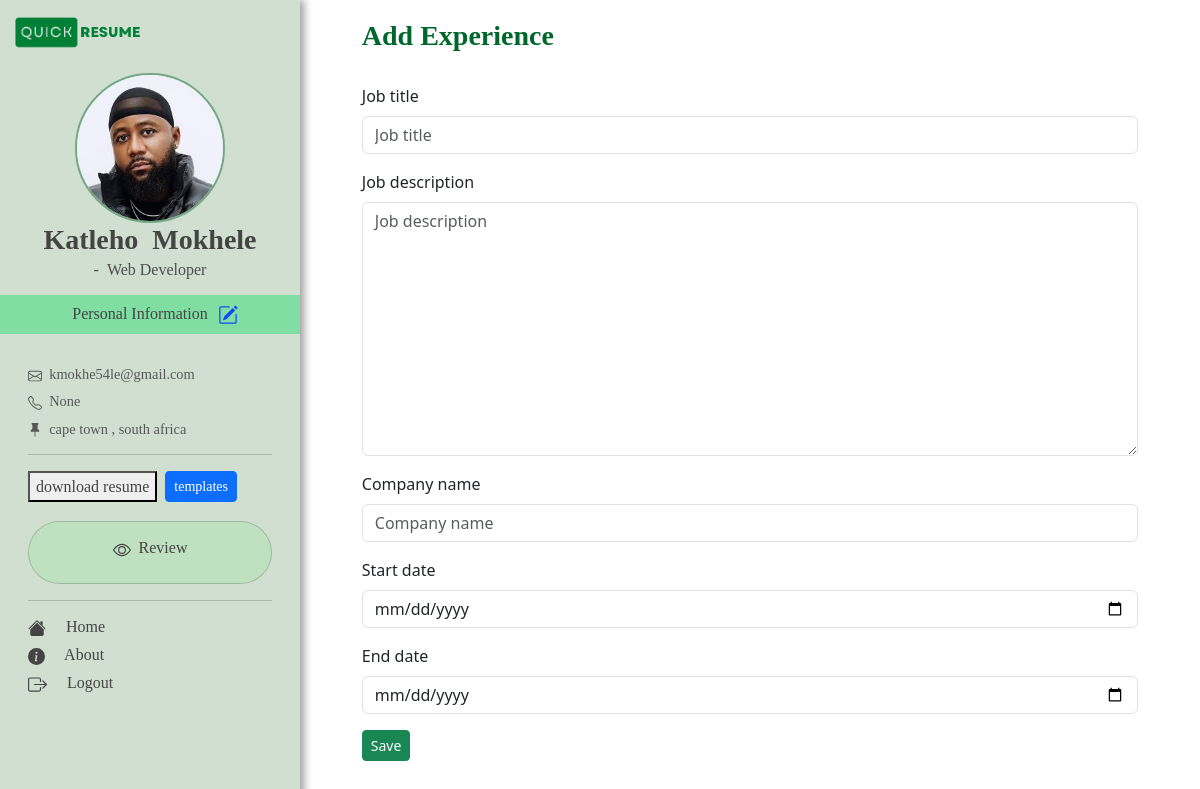
Page /add-experience/ (signed in) on the committed database.
### profiles_app/models.py (models this page shows, shortened)
class Profile(models.Model):
    user = models.ForeignKey(User, on_delete=models.CASCADE ,default=1 ) # this has the username inside
    first_name = models.CharField(max_length=200)
    last_name = models.CharField(max_length=200)
    job_title = models.CharField(max_length=200,default="")
    email = models.EmailField()
    cell = models.CharField(max_length=15,null=True, default="-")
    bio = models.TextField( default=" write your professional summery here ")
    avatar = models.ImageField(null=True, upload_to="avatars", blank=True , default='default.png')
    gender_choice = (
        ("male", "Male"),
        ("Female", "Female"),
    )
    location = models.CharField(max_length=300, default="-")
    linkedin_link = models.URLField(null=True, blank=True)
    twitter_link = models.URLField(null=True, blank=True)
    github_link = models.URLField(null=True, blank=True)
    personal_link = models.URLField(null=True, blank=True)

### main_app/views.py (the view, shortened to what this page needs)
# urls.py: path("add-experience/",views.add_experience, name = "add_experience"),
def add_experience(request ):
    logged_in_user = Profile.objects.get(user = request.user)
    if request.method != 'POST':
        add_experience_form = ExperiencesForm()
    context = {
        "add_experience_form":add_experience_form,
        }
    return render(request, 'main_app/add_experience.html', context)

### profiles_app/forms.py
class ExperiencesForm(ModelForm):
    start_date = forms.DateField(widget = forms.widgets.DateInput(attrs={'type':'date','rows':1 ,'columns':2}))
    end_date = forms.DateField(widget = forms.widgets.DateInput(attrs={'type':'date','rows':1 ,'columns':2}))
    class Meta:
        model = Experience
        fields = '__all__'
        exclude = ['profile']

### main_app/context_processors.py (called while the page is built)
def data(request):
       try:
              profile = Profile.objects.get(user=request.user)
              return {
              "profile":profile
              }
       except:
              profile = ""
              return {"profile":profile}

### main_app/templates/main_app/add_experience.html (shortened to what this page needs)
{% extends "main_app/base.html" %}
{% load bootstrap5 %}
{% load static %}
{% block content %}
<div class="container-fluid">
    <div class="row">
        <div class="col-md-4 col-lg-3" id="personal_info_container">
            {% include 'main_app/sidebar.html' %}
        </div>
        <div class="col-md-8 col-lg-9" style="background-color: #ffffff85;">
            <div class="container">
                <div   id="my_margin" style="margin: 0.5cm 1cm 1cm 1cm;" >
                <h3 style="margin-top: 15px;"> <b style="color:#00672A;">Add Experience </b> </h3>
                <br>
                <form action="{% url 'main_app:add_experience' %}" method="post">
                    {% bootstrap_form add_experience_form %}
                    <button class="btn btn-success btn-sm" name="submit">Save</button>
                </form>
                </div>
            </div>
        </div>
    </div>
</div>
{% endblock content %}

### main_app/templates/main_app/sidebar.html (shortened to what this page needs)
{% load static %}
<div class="row">
    <div class="col-8">
        <a  class="d-flex   justify-content-start"    style="text-decoration: none;margin-top: 15px;" href="{% url 'main_app:index' %}">
            <img   style="width:130px" src="{% static 'images/icons/logo-dark.png'  %}" alt="">
        </a>
    </div>
</div>
<br>
<center>
<img style="width:150px;height: 150px;border: 2px solid #00672974;" class="img-fluid rounded-circle" src="{{profile.avatar.url}}" alt="">
<h3  style="margin-bottom: 0.2rem;"> <strong> {{profile.first_name}} &nbsp;{{profile.last_name}} </strong> </h3>
<h6 style="color: rgb(78, 78, 78);margin-bottom: 1rem">- &nbsp;{{profile.job_title}}</h6>
<div class="row" style="background-color:#00da5761; margin-bottom: 1rem;">
<h6 style=" margin: 0.5rem;font-weight: 500;">Personal Information <button onclick="personalFunction()" style="color:#1349fa;background: none;border: none;font-size: 1rem; font-weight: 500;">
</button></h6>
</div>
</center>
<div style="margin: 1rem">
<h6 style="font-size: 0.9rem;color: #585858;margin-bottom:10px;"> &nbsp;{{profile.email}}</h6>
<h6 style="font-size: 0.9rem;color: #585858;margin-bottom:10px;"> &nbsp;{{profile.cell}} <h6>
<h6 style="font-size: 0.9rem;color: #585858;margin-bottom:10px;"> &nbsp;{{profile.location}}<h6>
<hr>
<div class="col">
<div class="d-flex">
    <button type="button" class="btn-outline-primary btn-sm " data-bs-toggle="modal" data-bs-target="#exampleModal">
        download resume
    </button>
    <a  class="btn btn-primary btn-sm" href="{% url 'main_app:templates_list'  %}" >templates</a>
</div>
<br>
<a  href="{% url 'main_app:index' %}"  onclick="full_detailsFunction()" style="color:#333333;background: none;border: none;font-size: 1rem;font-weight: 500;text-decoration: none;">
<div    id = "details-option" class="card card-body rounded-pill   " style="background-color: rgba(9, 255, 0, 0.075)">
    <div class="d-flex  justify-content-center">
        <h6>
        </h6>
        <h6 style="font-weight: 500;">
                &nbsp; Review
        </h6>
    </div>
</div>
</a>
<div class="d-none d-md-block">
<hr>
<h6 style="margin-right: 1rem;">  <a  style="text-decoration: none;" href="{% url 'main_app:index' %}"> &nbsp; &nbsp; Home </a>
</h6>
<h6 style="margin-right: 1rem;">  <a style="text-decoration: none;" href="{%    url 'main_app:landing_page' %}">  &nbsp; &nbsp; About </a>
</h6>
<h6 style="margin-right: 1rem;">  <a style="text-decoration: none;" href="{%   url 'profiles_app:logout'  %}">  &nbsp; &nbsp; Logout</a>
</h6>
</div>
</div>
</div>

### static/css/index.css (style rules this page uses)
#personal_info_container { background-color: rgba(1, 80, 0, 0.184) !important; box-shadow: 4px 0 8px rgb(50, 50, 50); }
a { text-decoration: none; }

### main_app/templates/main_app/base.html (style rules this page uses)
p, h1, h2, h3, h4, h5, h6, button, a, li { font-family:poppins; color: #444444 ; }

### rows in the picture
Profile: avatar (picture), first_name "Katleho", last_name "Mokhele", job_title "Web Developer", email "kmokhe54le@gmail.com", cell "None", location "cape town , south africa"
